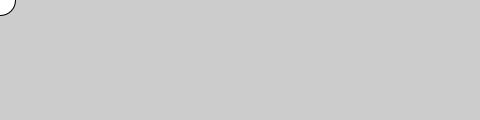
Frame 1 (no input)
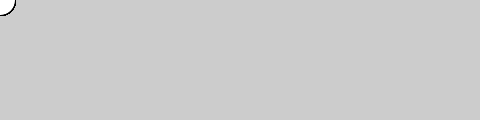
Frame 60 (the mouse pressed at the canvas centre just before this capture)
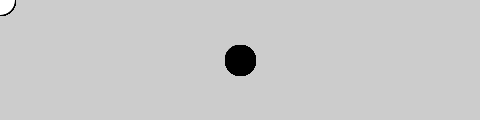
Frame 120 (the mouse held since frame 60 and released just before this capture)

The Processing sketch that drew these frames (run headless with seeded random() and noise(); from frame 60 on, the mouse is pressed at the canvas centre):

// Processing sketch: Mouse_Circles
// ── Mouse_Circles.pde
void setup() {
  size(480, 120);
}

void draw() {
  if(mousePressed)
    fill(0);
  else
    fill(255);
  ellipse(mouseX, mouseY, 30, 30);}
